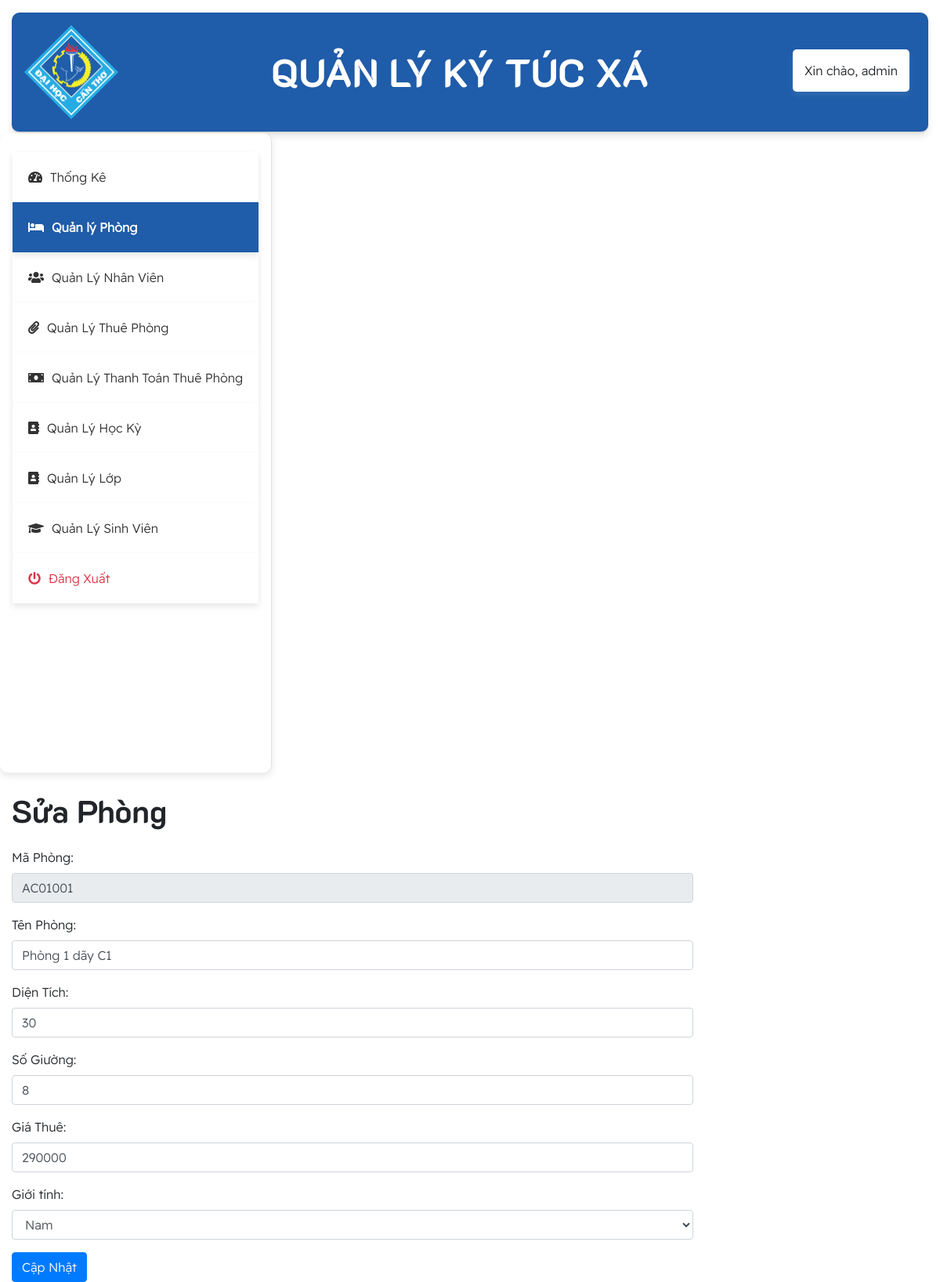
The app's page /phong/edit/AC01001 (signed in) with its own data.
### tables this page shows
CREATE TABLE `phong` (
  `ma_phong` varchar(7) NOT NULL,
  `ten_phong` varchar(100) DEFAULT NULL,
  `loai_phong` varchar(3) DEFAULT NULL,
  `dien_tich` float DEFAULT NULL,
  `so_giuong` int DEFAULT NULL,
  `gia_thue` decimal(10,0) DEFAULT NULL,
  `gioi_tinh` varchar(5) NOT NULL DEFAULT 'none',
  PRIMARY KEY (`ma_phong`)
);

### app/controllers/PhongController.php (called while the page is built, shortened)
<?php
class PhongController
{
    private $phongModel;
    public function __construct($pdo)
    {
        $this->phongModel = new Phong($pdo);
    }
    public function edit($id)
    {
        $phong = $this->phongModel->find($id);
        include '../app/views/phong/edit.php';
    }
}

### app/models/Phong.php (called while the page is built, shortened)
<?php
class Phong
{
    public ?PDO $db;
    public function
        __construct(
        ?PDO $pdo
    ) {
        $this->db = $pdo;
    }
   public function find( $ma_phong): ?Phong
    {
        $statement = $this->db->prepare('SELECT * FROM Phong WHERE ma_phong = :ma_phong');
        $statement->execute(['ma_phong' => $ma_phong]);
        if ($row = $statement->fetch()) {
            return $this->fillFromDB($row);
        }
        return null;
    }
    protected function fillFromDB(array $row): Phong
    {
        return $this;
    }
}

### app/views/phong/edit.php (the view, shortened to what this page needs)
<!DOCTYPE html>
<html lang="en">
<head>
    <link href="https://stackpath.bootstrapcdn.com/bootstrap/4.5.2/css/bootstrap.min.css" rel="stylesheet">
    <link rel="stylesheet" href="https://cdnjs.cloudflare.com/ajax/libs/font-awesome/5.15.4/css/all.min.css">
    <link rel="stylesheet" type="text/css" href="../../style.css">
</head>
<body>
    <div class="container-fluid mt-3">
        <div class="row">
            <div class="col-md-12">
                <?php include '../app/views/header.php'; ?>
            </div>
        </div>
        <div class="row">
            <div>
                <?php include '../app/views/nav.php'; ?>
            </div>
            <div class="col-md-9">
                <div class="content mt-4">
                    <h1 class="mb-4">Sửa Phòng</h1>
                    <form method="POST" class="form">
                        <div class="form-group">
                            <label for="ma_phong">Mã Phòng:</label>
                            <input type="text" name="ma_phong" id="ma_phong" class="form-control"
                                value="<?= htmlspecialchars($phong->ma_phong )?>" readonly>
                        </div>
                        <div class="form-group">
                            <label for="ten_phong">Tên Phòng:</label>
                            <input type="text" name="ten_phong" id="ten_phong" class="form-control"
                                value="<?= htmlspecialchars($phong->ten_phong) ?>" required>
                        </div>
                        <div class="form-group">
                            <label for="dien_tich">Diện Tích:</label>
                            <input type="number" name="dien_tich" id="dien_tich" step="0.1" class="form-control"
                                value="<?= htmlspecialchars($phong->dien_tich) ?>" required>
                        </div>
                        <div class="form-group">
                            <label for="so_giuong">Số Giường:</label>
                            <input type="number" name="so_giuong" id="so_giuong" step="0.1" class="form-control"
                                value="<?= htmlspecialchars($phong->so_giuong) ?>" required>
                        </div>
                        <div class="form-group">
                            <label for="gia_thue">Giá Thuê:</label>
                            <input type="number" name="gia_thue" id="gia_thue" class="form-control"
                                value="<?= htmlspecialchars($phong->gia_thue) ?>" required>
                        </div>
                        <div class="form-group">
                            <label for="gioi_tinh">Giới tính:</label>
                            <select name="gioi_tinh" id="gioi_tinh" class="form-control" required>
                                <option value="nam" <?= $phong->gioi_tinh === 'nam' ? 'selected' : '' ?>>Nam</option>
                            </select>
                        </div>
                        <button type="submit" class="btn btn-primary">Cập Nhật</button>
                    </form>
                </div>
            </div>
        </div>
    </div>
</body>
</html>

### public/style.css (style rules this page uses)
:root { --main-bg-color: #009d63; --main-text-color: #009d63; --second-text-color: #bbbec5; --second-bg-color: #c1efde; }
h1 { font-family: 'CustomFont', sans-serif; }
body { font-family: 'CustomFont1', sans-serif; }

### records on screen
phong: ma_phong "AC01001", ten_phong "Phòng 1 dãy C1", dien_tich "30", so_giuong "8", gia_thue "290000", gioi_tinh "Nam"

### other values on screen
$_SESSION['ho_ten'] "admin"
